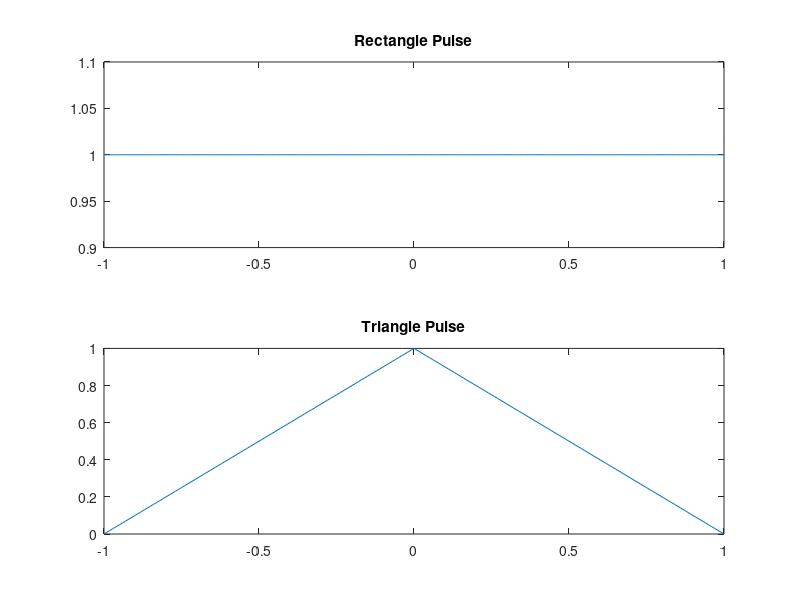
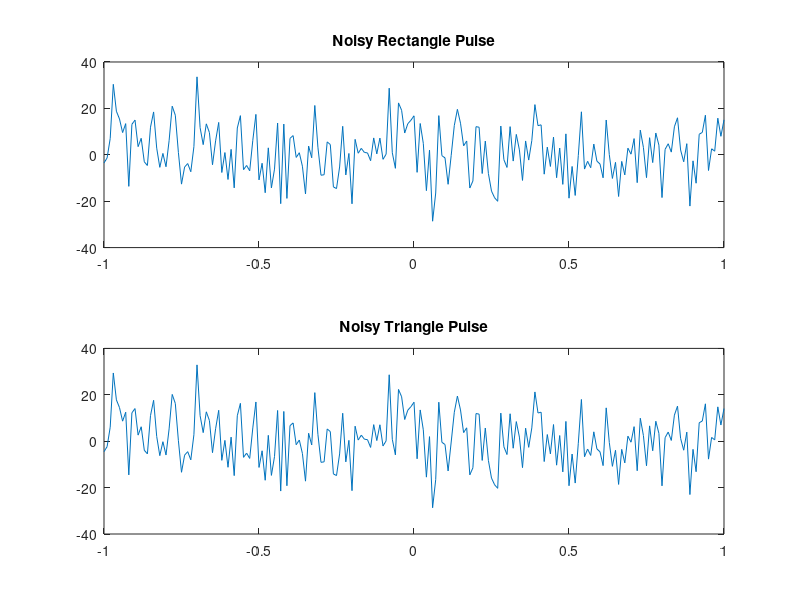
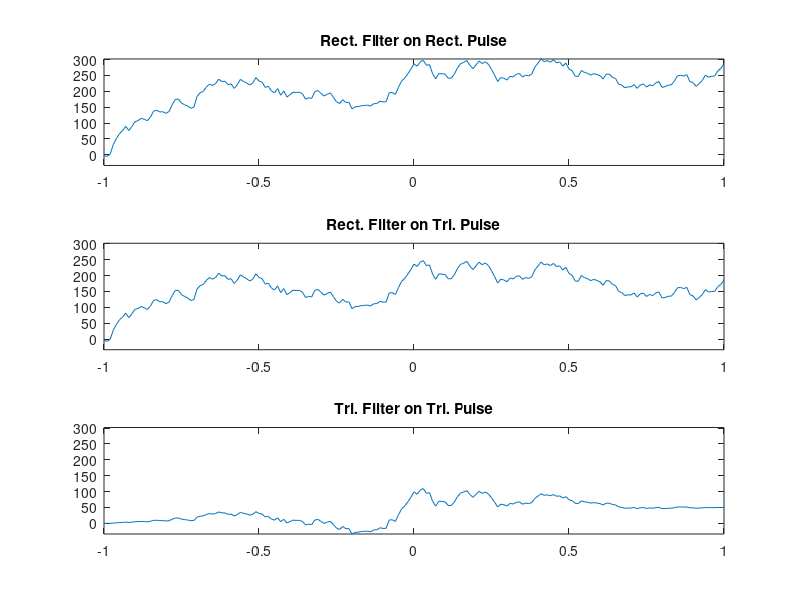

These charts were generated, in order, by the following MATLAB code:
% Demo of matched filter
% R. Kozick, ELEC 470, Spring 1998

dt = .01;
t=-1:dt:1;
T = length(t);

% Generate pulse shapes

prect = ones(1,T);
ptri(1:(T-1)/2) = t(1:(T-1)/2)+1;
ptri((T-1)/2+1) = 1;
ptri((T+1)/2:T) = 1-t((T+1)/2:T);

figure(1)
subplot(211)
plot(t,prect)
title('Rectangle Pulse')
subplot(212)
plot(t,ptri)
title('Triangle Pulse')

% Change the noise amplitude with wstddev

wstddev = 10;
w = wstddev*randn(1,T);  % Gaussian noise

% Add noise to the pulses
pw1 = prect + w;
pw2 = ptri + w;

figure(2)
subplot(211)
plot(t,pw1)
axis([-1 1 -4*wstddev 4*wstddev])
title('Noisy Rectangle Pulse')
subplot(212)
plot(t,pw2)
axis([-1 1 -4*wstddev 4*wstddev])
title('Noisy Triangle Pulse')

% Filter the pulses 

rf1 = pw1(1);
rf2 = pw2(1);
mf2 = ptri(1)*pw2(1);
for k=2:T
  rf1(k) = rf1(k-1) + pw1(k);
  rf2(k) = rf2(k-1) + pw2(k);
  mf2(k) = mf2(k-1) + ptri(k)*pw2(k);
end

MaxSum = max(max([rf1; rf2; mf2]));
MinSum = min(min([rf1; rf2; mf2]));
figure(3)
subplot(311)
plot(t,rf1)
axis([-1 1 MinSum MaxSum])
title('Rect. Filter on Rect. Pulse')
subplot(312)
plot(t,rf2)
axis([-1 1 MinSum MaxSum])
title('Rect. Filter on Tri. Pulse')
subplot(313)
plot(t,mf2)
axis([-1 1 MinSum MaxSum])
title('Tri. Filter on Tri. Pulse')
